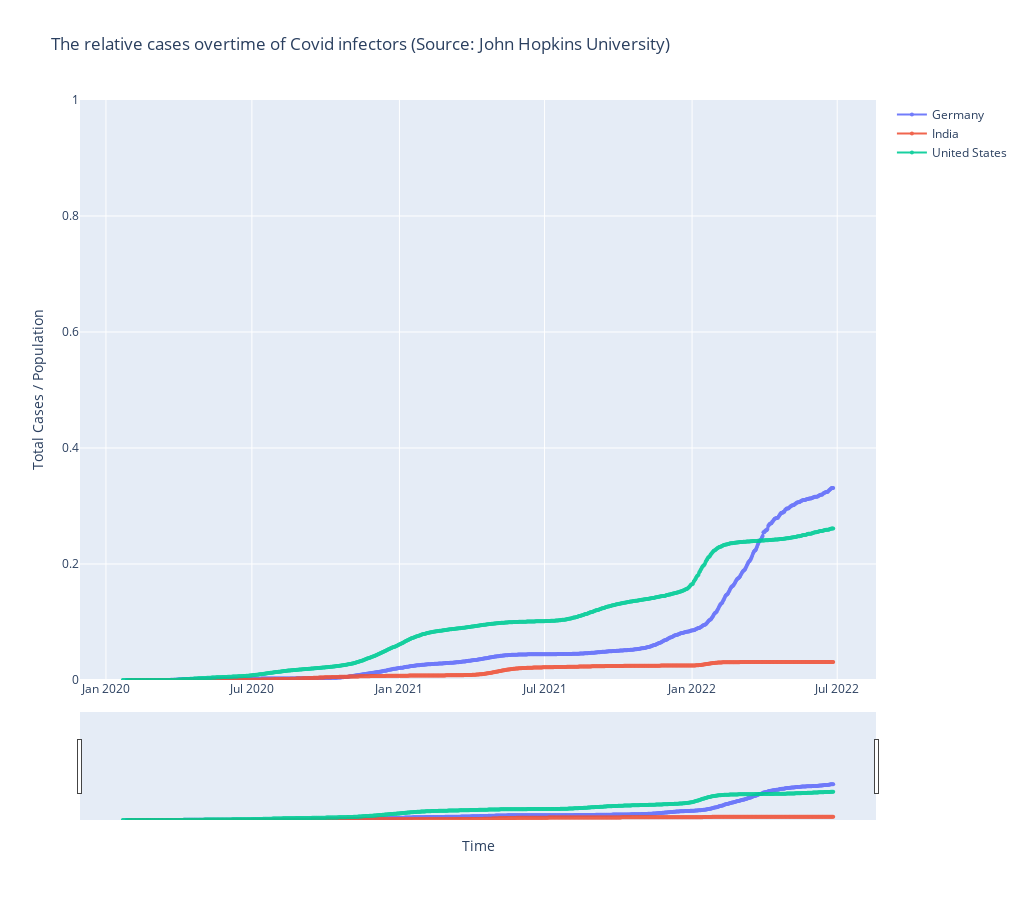

Notebook code cell kept with this figure:
### Code cell
country_list = ['Germany', 'India', 'United States']

fig = go.Figure()
##defines how to plot the individual trace
for each in country_list:
    fig.add_trace(go.Scatter(x=pivot.index, 
                                y=pivot.cases_per_population[each],
                                mode = 'markers + lines',
                                 opacity = 0.9,
                                    line_width = 2,
                                        marker_size = 4,
                                            name = each) )
    
##defines the overall layout properties
fig.update_layout(width = 1024, height = 900, xaxis_title = "Time",
                   yaxis_title = "Total Cases / Population", title = "The relative cases overtime of Covid infectors (Source: John Hopkins University)")
fig.update_yaxes(range = [0, 1])


fig.update_layout(xaxis_rangeslider_visible=True)
#fig.show(renderer='chrome')
fig.show()

### Figure 1 — Plotly figure (JSON) as saved in the notebook; plotly's stock layout.template omitted (floating-point values rounded to 4 significant figures; data arrays with more than 128 entries replaced by an {"elided": "..."} marker saying what was removed)
{"data": [{"line": {"width": 2}, "marker": {"size": 4}, "mode": "markers+lines", "name": "Germany", "opacity": 0.9, "type": "scatter", "x": {"elided": "887 str values"}, "y": {"elided": "887 float values"}}, {"line": {"width": 2}, "marker": {"size": 4}, "mode": "markers+lines", "name": "India", "opacity": 0.9, "type": "scatter", "x": {"elided": "887 str values"}, "y": {"elided": "887 float values"}}, {"line": {"width": 2}, "marker": {"size": 4}, "mode": "markers+lines", "name": "United States", "opacity": 0.9, "type": "scatter", "x": {"elided": "887 str values"}, "y": {"elided": "887 float values"}}], "layout": {"height": 900, "title": {"text": "The relative cases overtime of Covid infectors (Source: John Hopkins University)"}, "width": 1024, "xaxis": {"rangeslider": {"visible": true}, "title": {"text": "Time"}}, "yaxis": {"range": [0, 1], "title": {"text": "Total Cases / Population"}}}}
